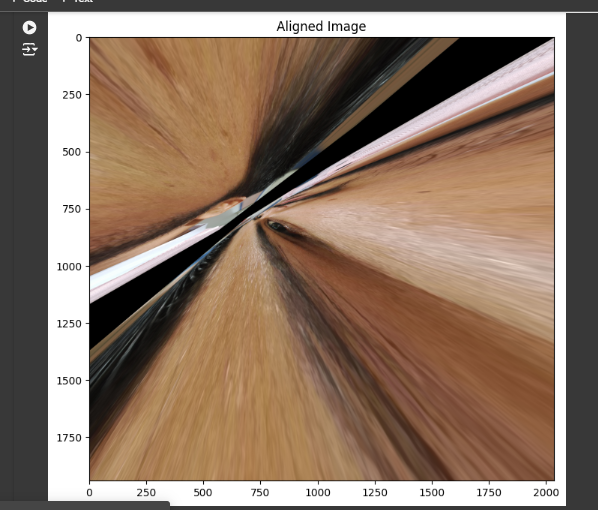
#> input picture Image Registration/Aligned-Image.PNG, 598 x 510 px
$ python Save_image.py
#> lines starting #> are read from the running program, lines starting #| are printed output that depends on the picture
import cv2

#Image conversion project colored image into grayscale.

path = input("Enter the Path and name of an image===")
#> the answer given: ../Image Registration/Aligned-Image.PNG
print("You Enter this===",path)

#Now read image
img1 = cv2.imread(path,0) #convert image into grayscale
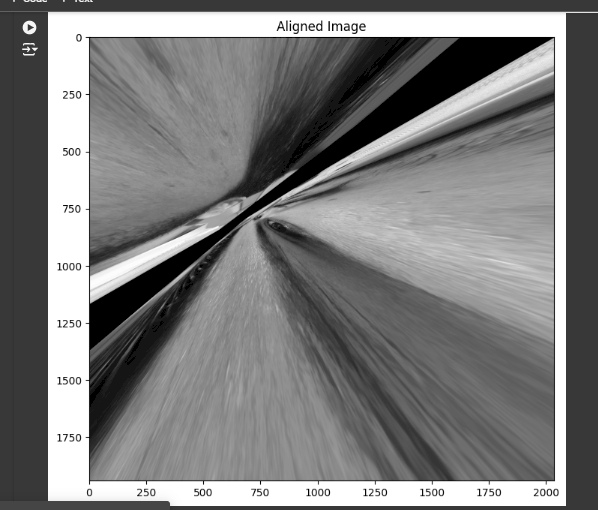
#> img1: shape (510, 598); min 0, max 255, mean 124.7
img1 = cv2.resize(img1,(560,700))
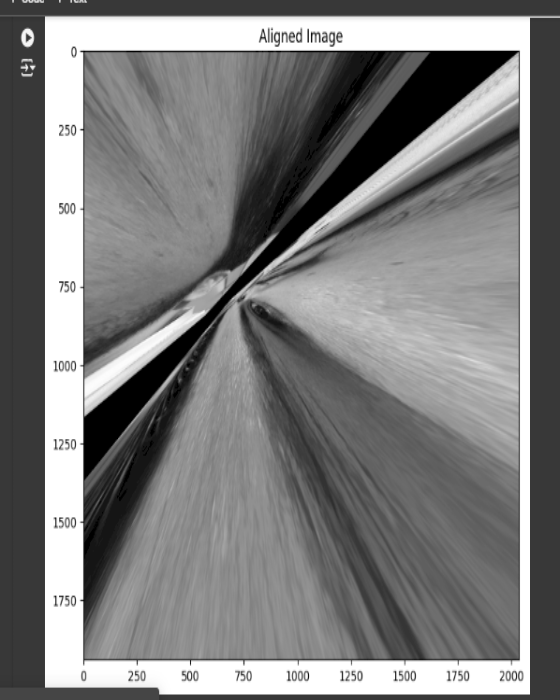
#> img1: shape (700, 560); min 0, max 255, mean 124.5
img1 = cv2.flip(img1,1)#it accept 3 parameters 0,-1,1
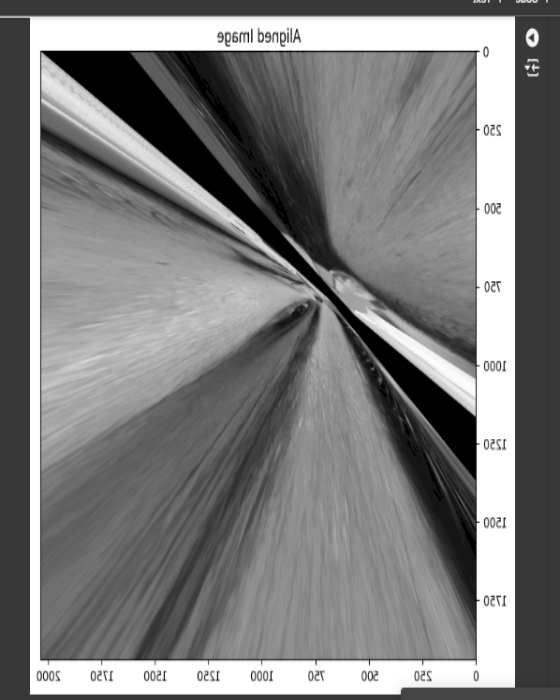
#> img1: shape (700, 560); min 0, max 255, mean 124.5
cv2.imshow("converted image==",img1)

k = cv2.waitKey(0)
#> (key Esc is pressed here)
if k == ord("s"):
    cv2.imwrite("D:\\ouput.png",img1)  #it accept name of image and data


else:
    cv2.destroyAllWindows()
